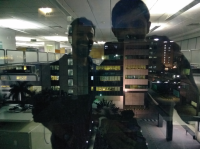
#> input picture test_image.png, 200 x 149 px
$ python -i kernel_est.py   (imports and definitions only)   (Python 2 division)   (older library calls are emulated)
#> lines starting #> are read from the running program, lines starting #| are printed output that depends on the picture
import numpy as np
import scipy.ndimage as sp_ndimage
import cv2
import scipy as sp

import scipy.ndimage.filters as nd_filters


def local_filter(x, order):
    x.sort()
    return x[order]

def ordfilt2(A, order, mask_size):
    return nd_filters.generic_filter(A, lambda x, ord=order: local_filter(x, ord), size=(mask_size, mask_size))

def get_patch(I, x, y, hw):
    #print('x value in patch = ', x )
    if ((x>hw) and (x < I.shape[1]-hw) and (y>hw) and (y< I.shape[0] - hw)):
        p = I[y-hw:y+hw, x-hw:x+hw]
    else :
        p = None

    return p

def est_attenuation(I_in, dx, dy):
    num_features = 200

    I = (I_in * 255).astype(np.uint8)
    feat_detector = cv2.ORB(nfeatures=num_features)
    image_1_kp, image_1_desc = feat_detector.detectAndCompute(I, None)

    cns = np.zeros((num_features,2), dtype=np.uint64)
    count = 0
    for i,kp in enumerate(image_1_kp):
        cns[i,:] = kp.pt
        count = count + 1

    hw = 18
    score = np.zeros((len(cns),1))
    atten = score * 0
    w = score * 0

    for i in range(0,len(cns)):

        p1 = get_patch(I, int(cns[i,1]), int(cns[i,0]), hw)
        p2 = get_patch(I, int(cns[i,1] + dx), int(cns[i,0] + dy), hw)

        if p1 is not None and p2 is not None:
            p1 = p1 - np.mean(p1)
            p2 = p2 - np.mean(p2)
            score[i] = np.sum(p1 * p2)/np.sum(p1 ** 2)**0.5/np.sum(p2 ** 2)**0.5
            atten[i] = (np.max(p2)-np.min(p2))/(np.max(p1)-np.min(p1))
            if (atten[i] < 1) and (atten[i] > 0):
                w[i] = np.exp(-1* score[i]/(2*(0.2**2)))

    c = sum(w * atten)/sum(w)

    #print c
    return c

def kernel_est(I_in):

    I_in=I_in.astype(np.float32)
    if len(I_in.shape) == 3:
        I_in = cv2.cvtColor(I_in, cv2.COLOR_RGB2GRAY)
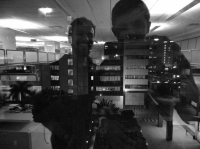
#> I_in: shape (149, 200) float32; min 7.93, max 255, mean 73.4

    Laplacian = np.array([[0., -1., 0], [-1., 4., -1.],[0, -1., 0]])

    resp = cv2.filter2D(I_in, -1, Laplacian, borderType=cv2.BORDER_DEFAULT)
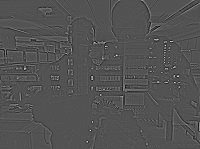
#> resp: shape (149, 200) float32; min -263.9, max 545.8, mean 0; drawn with min black and max white
    auto_corr = sp.signal.fftconvolve(resp, resp[::-1, ::-1])
    max_1 = ordfilt2(auto_corr, 24, 5)
#> in ordfilt2, `return nd_filters.generic_filter(A, lambda x, ord=order: local_filter(..`:
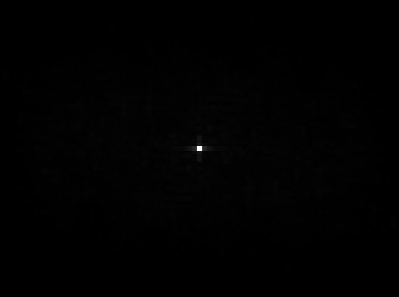
#> returned value: shape (297, 399) float32; min 353.9, max 38181188, mean 220018; drawn with min black and max white
    max_2 = ordfilt2(auto_corr, 23, 5)

    (x,y) = auto_corr.shape
#> x = 297; y = 399
    auto_corr[(x/2) - 4 : (x/2) + 4, (y/2) - 4 : (y/2)+4]=0
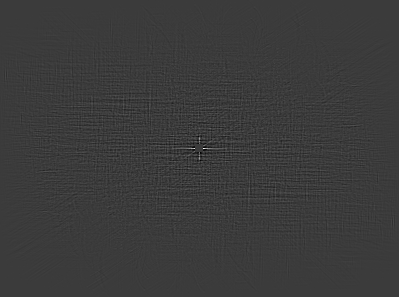
#> auto_corr: shape (297, 399) float32; min -1699631.6, max 5575796.5, mean -59.1; drawn with min black and max white


    c = np.ones(max_1.shape)
    c[(max_1 - max_2)<=70] = 0
    c[auto_corr != max_1] = 0
    candidates = np.where(c == 1)
    if candidates[0].size > 2:
        idx =  np.argmax(auto_corr[candidates])
#> idx = 2488
        dy = candidates[0][idx] - x//2
#> dy = 0
        dx = candidates[1][idx] - y//2
#> dx = 4
    else:
        dx = 2
        dy = 0
    c = est_attenuation(I_in, dx, dy)
#> in est_attenuation, `I = (I_in * 255).astype(np.uint8)`:
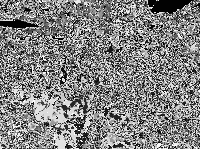
#> I: shape (149, 200); min 0, max 255, mean 131
#> in est_attenuation, `image_1_kp, image_1_desc = feat_detector.detectAndCompute(I, None)`: image_1_kp = 155 keypoints; strongest (x, y, size): (62, 80, 31), (66, 79, 31), (74, 115, 31), (62, 78, 37.2)
#> the loop in est_attenuation, `for i,kp in enumerate(image_1_kp):` made 155 passes
#> kp on passes 1 to 3: keypoint at (41, 102), size 31, keypoint at (57, 90), size 31, keypoint at (34, 97), size 31
#> after the loop in est_attenuation, `for i,kp in enumerate(image_1_kp):`: cns = 200 pairs, first value 0 to 164, second value 0 to 117; count = 155
#> in est_attenuation, `score = np.zeros((len(cns),1))`: score = 200 values from 0 to 0
#> the loop in est_attenuation, `for i in range(0,len(cns)): ` made 200 passes
#> pass 1, in get_patch, `p = I[y-hw:y+hw, x-hw:x+hw]`:
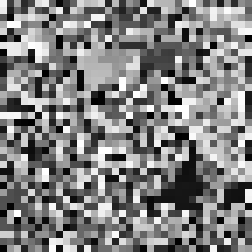
#> p: shape (36, 36) (shown 7 times larger); min 0, max 255, mean 127.9
#> pass 1, in get_patch (call 2), `p = I[y-hw:y+hw, x-hw:x+hw]`:
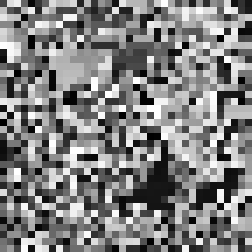
#> p: shape (36, 36) (shown 7 times larger); min 0, max 255, mean 128.2
#> after the loop in est_attenuation, `for i in range(0,len(cns)):`: atten = 200 values, max 1.03 at index 154, min 0 at index 12, mean 0.72; score = 200 values, max 0.0765 at index 7, min -0.0647 at index 125, mean -0.000848; w = 200 values, max 2.11 at index 123, min 0 at index 0, mean 0.0445
#> in est_attenuation, `c = sum(w * atten)/sum(w)`: c = [0.993]
#> c = [0.993]

    return[dx, dy, c]


def two_pulses(dx,dy,c):
    kernel=np.zeros((2*abs(dy)+1, 2*abs(dx)+1),dtype=np.float)
    kernel[abs(dy), abs(dx)] = 1.0
    kernel[abs(dy)+dy, abs(dx)+dx]=c;

    return kernel[::-1,::-1]


def generate(w,h,dx,dy,c):
    I1 = np.zeros((w,h))

    I2 = np.zeros((w,h))
    cv2.circle(I1,(39,39),23,0.4,-1)

    I2[9:50, 4:25]=0.3;

    If = sp_ndimage.correlate(I2, two_pulses(dx, dy, c), mode='constant')
    I_in = I1 + If
    return I_in

>>> import cv2
>>> picture = cv2.cvtColor(cv2.imread('test_image.png'), cv2.COLOR_BGR2RGB)
>>> result = kernel_est(picture)
#> result = [4, 0, [0.993]]
